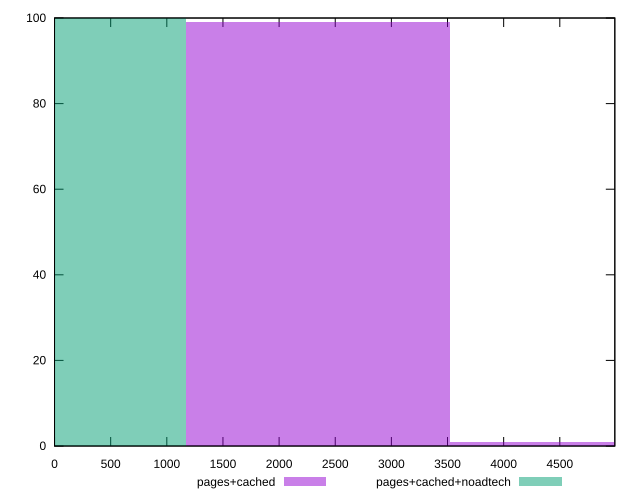

Reproduce this figure in gnuplot.
reset

$pagesCached <<EOF
4690.359725743125 1
2345.1798628715624 99
EOF

$pagesCachedNoadtech <<EOF
0 100
EOF

set key outside below
set boxwidth 2345.1798628715624
set xrange [0:4990]
set yrange [0:100]
set trange [0:100]
set style fill transparent solid 0.5 noborder
set terminal svg size 640, 500 enhanced background rgb 'white'
set output "report_00020_2021-02-19T21:17:38.612Z2/unused-javascript/comparison/histogram/1_vs_2.svg"

plot $pagesCached title "pages+cached" with boxes, \
     $pagesCachedNoadtech title "pages+cached+noadtech" with boxes

reset
